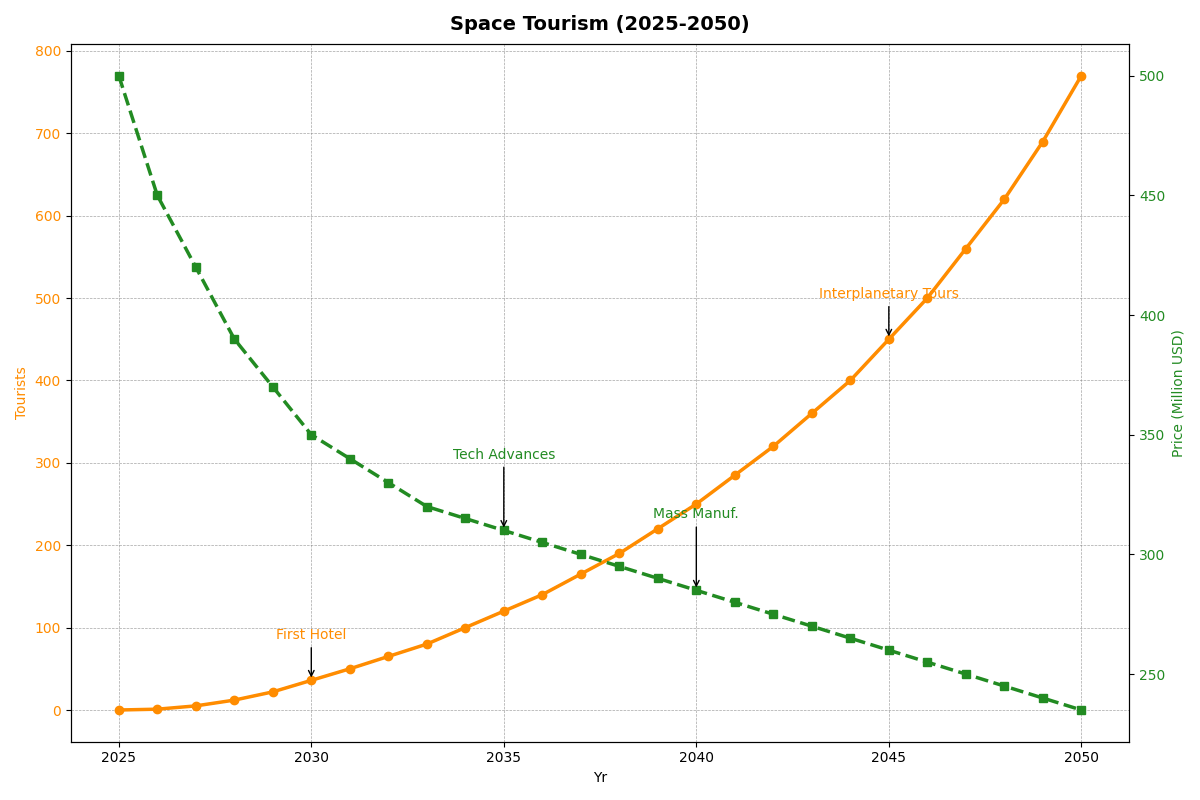

Recreate this plot in Python.
import matplotlib.pyplot as plt
import numpy as np

years = np.arange(2025, 2051)
num_space_tourists = [
    0, 1, 5, 12, 22, 36, 50, 65, 80, 100, 120, 140, 
    165, 190, 220, 250, 285, 320, 360, 400, 450, 
    500, 560, 620, 690, 770 
]

avg_ticket_price = [
    500, 450, 420, 390, 370, 350, 340, 330, 320, 315, 
    310, 305, 300, 295, 290, 285, 280, 275, 270, 
    265, 260, 255, 250, 245, 240, 235
]

# Create a plot with y-axes
fig, ax1 = plt.subplots(figsize=(12, 8))

color1 = 'darkorange'
ax1.set_xlabel('Yr')
ax1.set_ylabel('Tourists', color=color1)
ax1.plot(years, num_space_tourists, color=color1, linewidth=2.5, marker='o', label='Tourists')
ax1.tick_params(axis='y', labelcolor=color1)

ax1.set_title('Space Tourism (2025-2050)', fontsize=14, fontweight='bold', pad=10)
ax1.grid(color='gray', linestyle='--', linewidth=0.5, alpha=0.7)

milestones_tourists = {
    2030: 'First Hotel',
    2045: 'Interplanetary Tours'
}
for year, annotation in milestones_tourists.items():
    idx = years.tolist().index(year)
    tourists_val = num_space_tourists[idx]
    ax1.annotate(annotation, xy=(year, tourists_val), xytext=(year, tourists_val + 50),
                 arrowprops=dict(facecolor='darkorange', arrowstyle='->'), fontsize=10, ha='center', color='darkorange')

ax1.plot(years, num_space_tourists, linestyle='--', linewidth=1.5, alpha=0.7, color=color1)

ax2 = ax1.twinx()
color2 = 'forestgreen'
ax2.set_ylabel('Price (Million USD)', color=color2)
ax2.plot(years, avg_ticket_price, color=color2, linewidth=2.5, linestyle='dashed', marker='s', label='Price')
ax2.tick_params(axis='y', labelcolor=color2)

milestones_prices = {
    2035: 'Tech Advances',
    2040: 'Mass Manuf.'
}
for year, annotation in milestones_prices.items():
    idx = years.tolist().index(year)
    price_val = avg_ticket_price[idx]
    ax2.annotate(annotation, xy=(year, price_val), xytext=(year, price_val + 30),
                 arrowprops=dict(facecolor='forestgreen', arrowstyle='->'), fontsize=10, ha='center', color='forestgreen')

fig.tight_layout()
plt.show()
